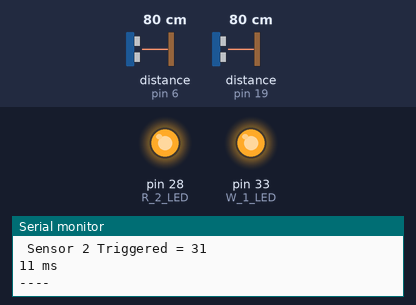
Bench run of a sketch on a simulated Arduino Mega 2560, built with avr-gcc and run on an emulated ATmega2560. On the bench: output pins drawn as LEDs (lit = HIGH), the last lines printed to the serial monitor. Wiring (inferred from the names in the program): 2 × ultrasonic range finder: trigger pin 5, echo pin 6 / trigger pin 18, echo pin 19. Inputs (shaded band) come from the test bench; at power-on: distance to the obstacle (sensors on pin 6, pin 19) 80 cm. The echo pulse lasts 58.3 µs per cm; pins used as bus, display or sensor lines are not drawn.

Above: at 1.8 s.
1.9 s: distance to the obstacle (sensor on pin 6) set to 4 cm
3.4 s: distance to the obstacle (sensor on pin 6) set to 2 cm
At 5.2 s:
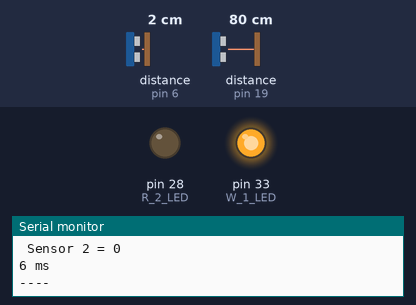
5.5 s: distance to the obstacle (sensor on pin 19) set to 4 cm
7.2 s: distance to the obstacle (sensor on pin 19) set to 2 cm
At 8.8 s:
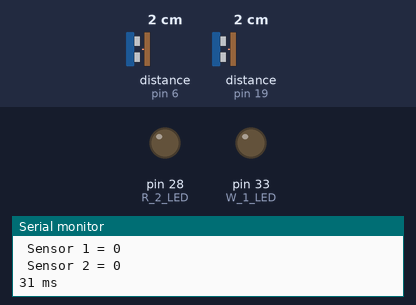
9.5 s: distance to the obstacle (sensor on pin 6) set to 60 cm
At 10.7 s:
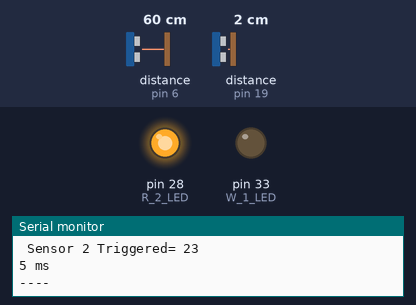
11.0 s: distance to the obstacle (sensor on pin 19) set to 9 cm
At 12.1 s:
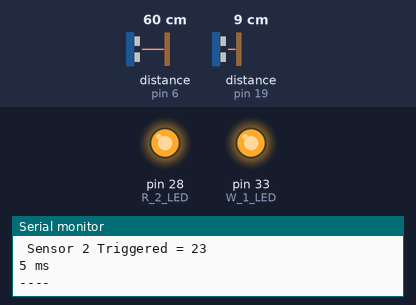
Timing chart, 0 to 14.0 s (numbered marks = the images above; inputs shaded):
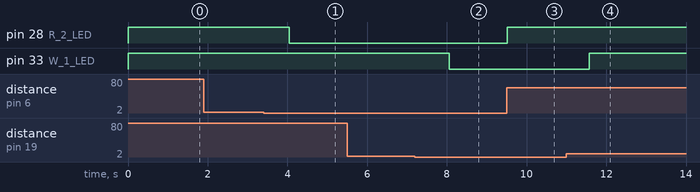

The sketch:

finalcode.ino
```cpp
// Using teensy 4.1

// First sensor
#define ECHOPIN1 19
#define TRIGPIN1 18
// Second sensor
#define ECHOPIN2 6
#define TRIGPIN2 5


int R_2_LED = 28 ;
int W_1_LED = 33 ;

int measured_distance ;  int measured_distance2 ; int i ; int t0 ; int tf ;


void setup() {

  Serial.begin(9600);
  pinMode(ECHOPIN1, INPUT_PULLUP);  pinMode(ECHOPIN2, INPUT_PULLUP); // If buggy replace 'INPUT' with 'INPUT_PULLUP'
  pinMode(TRIGPIN1, OUTPUT);        pinMode(TRIGPIN2, OUTPUT);
  digitalWrite(ECHOPIN1, HIGH);     digitalWrite(ECHOPIN2, HIGH);

  pinMode(R_2_LED,OUTPUT);
  pinMode(W_1_LED,OUTPUT);


}

void loop() {


t0 = millis();


  digitalWrite(TRIGPIN1, LOW);
  delayMicroseconds(2);
  digitalWrite(TRIGPIN1, HIGH);
  delayMicroseconds(15);
  digitalWrite(TRIGPIN1, LOW);


measured_distance = pulseIn(ECHOPIN1, HIGH, 26000) / 147  ;   // distance/147 if inches. distance/58 if cm.

  digitalWrite(TRIGPIN2, LOW);
  delayMicroseconds(2);
  digitalWrite(TRIGPIN2, HIGH);
  delayMicroseconds(15);
  digitalWrite(TRIGPIN2, LOW);

measured_distance2 = pulseIn(ECHOPIN2, HIGH, 26000) / 147 ;   // distance/147 if inches. distance/58 if cm.


// scenarios
if (measured_distance > 0 &&  measured_distance2 > 0){
  digitalWrite(W_1_LED,HIGH); // sensor 1
  digitalWrite(R_2_LED,HIGH); // sensor 2
 Serial.print(" Sensor 1 Triggered = "); Serial.println(measured_distance) ; Serial.print(" Sensor 2 Triggered = "); Serial.println(measured_distance2);
  tf = millis();
  Serial.print(tf-t0); Serial.println(" ms") ;
  Serial.println("----");
  delay(1000) ;
}
if (measured_distance > 0 &&  measured_distance2 == 0){
  digitalWrite(W_1_LED,HIGH); // sensor 1
  digitalWrite(R_2_LED,LOW); // sensor 2
  Serial.print(" Sensor 1 Triggered= "); Serial.println(measured_distance) ; Serial.print(" Sensor 2 = "); Serial.println(measured_distance2);
  tf = millis();
  Serial.print(tf-t0); Serial.println(" ms") ;
  Serial.println("----");
  delay(1000) ;

}
if (measured_distance == 0 &&  measured_distance2 > 0){
  digitalWrite(W_1_LED,LOW); // sensor 1
  digitalWrite(R_2_LED,HIGH); // sensor 2
  Serial.print(" Sensor 1 = "); Serial.println(measured_distance) ; Serial.print(" Sensor 2 Triggered= "); Serial.println(measured_distance2);
  tf = millis();
  Serial.print(tf-t0); Serial.println(" ms") ;
  Serial.println("----");
  delay(1000) ;
}
if (measured_distance == 0 && measured_distance2 == 0){
  digitalWrite(W_1_LED,LOW); // sensor 1
  digitalWrite(R_2_LED,LOW); // sensor 2
  Serial.print(" Sensor 1 = "); Serial.println(measured_distance) ; Serial.print(" Sensor 2 = "); Serial.println(measured_distance2);
  tf = millis();
  Serial.print(tf-t0); Serial.println(" ms") ;
  Serial.println("----");
}


}
```

Measured:
- the behaviour switches between 3 and 2 cm on distance to the obstacle (sensor on pin 6) (found by bisection; images 0 and 1)
- the behaviour switches between 3 and 2 cm on distance to the obstacle (sensor on pin 19) (found by bisection; images 1 and 2)
- after the input at 3.4 s, pin 28 (R_2_LED): HIGH → LOW after 0.64 s
- after the input at 7.2 s, pin 33 (W_1_LED): HIGH → LOW after 0.85 s
- after the input at 9.5 s, pin 28 (R_2_LED): LOW → HIGH at once
- after the input at 11.0 s, pin 33 (W_1_LED): LOW → HIGH after 0.57 s
